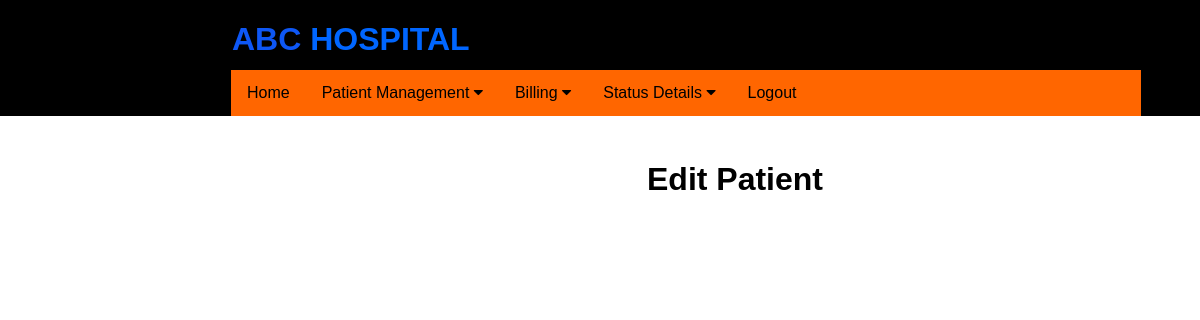
Page /editpatientdetail/10 (signed in) on the earlier database version.
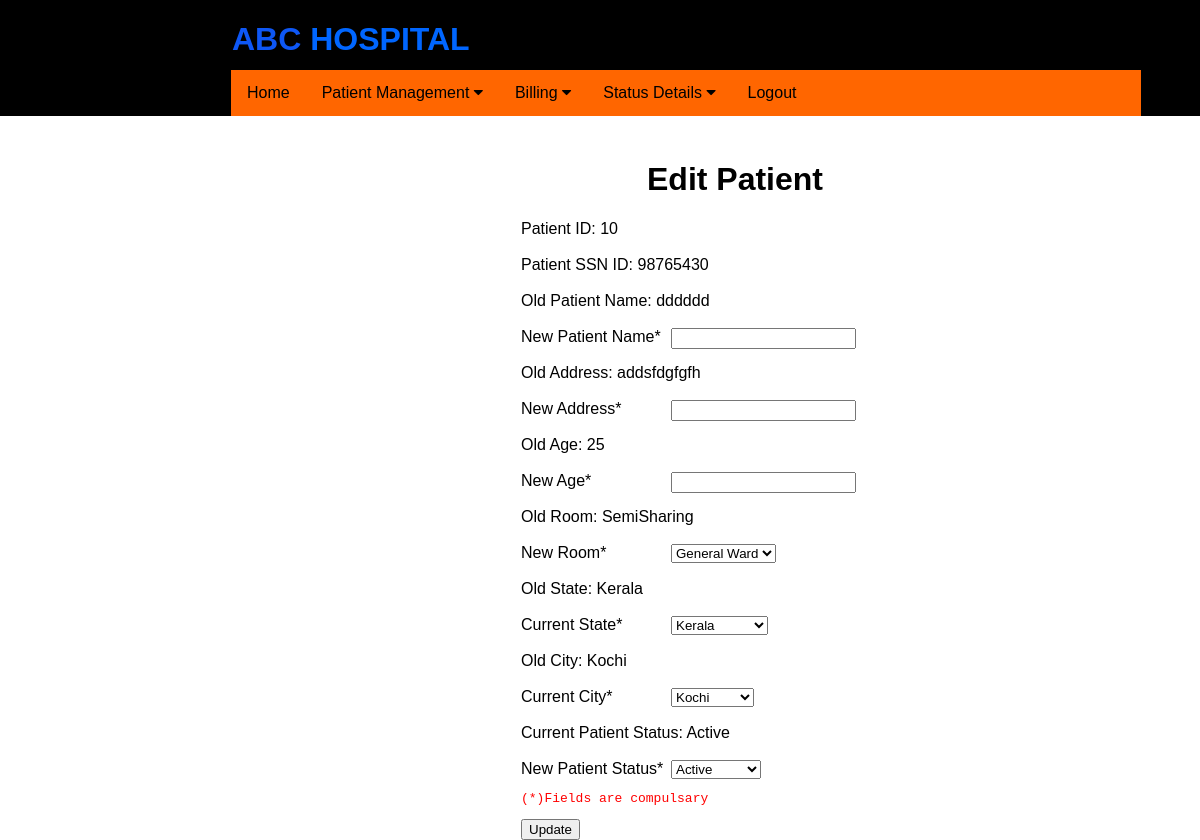
Same page on the later database version.
### application/routes.py (models this page shows)
class Patients(db.Model):
    __tablename__ = 'patients'
    id = db.Column(db.Integer, primary_key=True)
    ssn_id = db.Column(db.Integer)
    pname = db.Column(db.String(20), nullable=False)
    age = db.Column(db.Integer)
    date = db.Column(db.DateTime, default=datetime.now)
    ldate = db.Column(db.DateTime, default=datetime.now)
    tbed = db.Column(db.String(10))
    address = db.Column(db.String(20))
    city = db.Column(db.String(20))
    state = db.Column(db.String(20))
    status = db.Column(db.String(20))
    children = relationship("Medicines")
    children1 = relationship("Diagnostics")

### application/routes.py (the view, shortened to what this page needs)
@app.route('/editpatientdetail/<id>', methods=['GET', 'POST'])
def editpatientdetail(id):
    print("id is : ", id)
    if 'username' in session:
        print("inside sesssss")
        print(datetime.now())
        editpat = Patients.query.filter_by( id = id )
        return render_template('editpatientdetail.html', editpat = editpat)

### application/templates/editpatientdetail.html (shortened to what this page needs)
{% extends "layout.html" %}
{% block content %}
<div class="form">
    <h1 id="cst_head">Edit Patient </h1>
    {% for edit in editpat %}
    <form action="" method="POST">
        <label for="id">Patient ID:   </label> {{ edit.id }} <br><br>
        <label for="ssn id">Patient SSN ID: </label> {{ edit.ssn_id }} <br><br>
        <label for="Name">Old Patient Name:   </label> {{ edit.pname }} <br><br>
        <label for="New customer Name*">New Patient Name*</label>
        <input type="text" id="npname" name="npname"><br><br>
        <label for="Old Address">Old Address:  </label> {{ edit.address }} <br><br>
        <label for="New Address*">New Address*</label>
        <input type="text" id="naddress" name="naddress"><br><br>
        <label for="Old Age">Old Age:  </label> {{ edit.age }} <br><br>
        <label for="New Age*">New Age*</label>
        <input type="text" id="nage" name="nage"><br><br>
        <label for="Old Address">Old Room:  </label> {{ edit.tbed }} <br><br>
        <label for="Bed">New Room*</label>
                <select id="tbed" name="tbed">
                    <option value="GeneralWard">General Ward</option>
                </select><br><br>
                <label for="Old Address">Old State:  </label> {{ edit.state }} <br><br>
        <label for="state">Current State*</label>
                <select id="nstate" name="nstate">
                    <option value="Kerala">Kerala</option>
                </select><br><br>
        <label for="Old Address">Old City:  </label> {{ edit.city }} <br><br>
        <label for="City">Current City*</label>
                <select id="ncity" name="ncity">
                    <option value="Kochi">Kochi</option>
                </select><br><br>
        <label for="Old Address">Current Patient Status:  </label> {{ edit.status }} <br><br>
        <label for="status">New Patient Status*</label>
        <select id="status" name="status">
            <option value="Active">Active</option>
        </select>
        <pre>(*)Fields are compulsary</pre>
        <button  type="submit">Update</button>
    </form>
    {% endfor %}
</div>
{% endblock %}

Differences in the rows shown:
added Patients: id "10", ssn_id "98765430", pname "dddddd", address "addsfdgfgfh", age "25", tbed "SemiSharing", state "Kerala", city "Kochi", status "Active"
